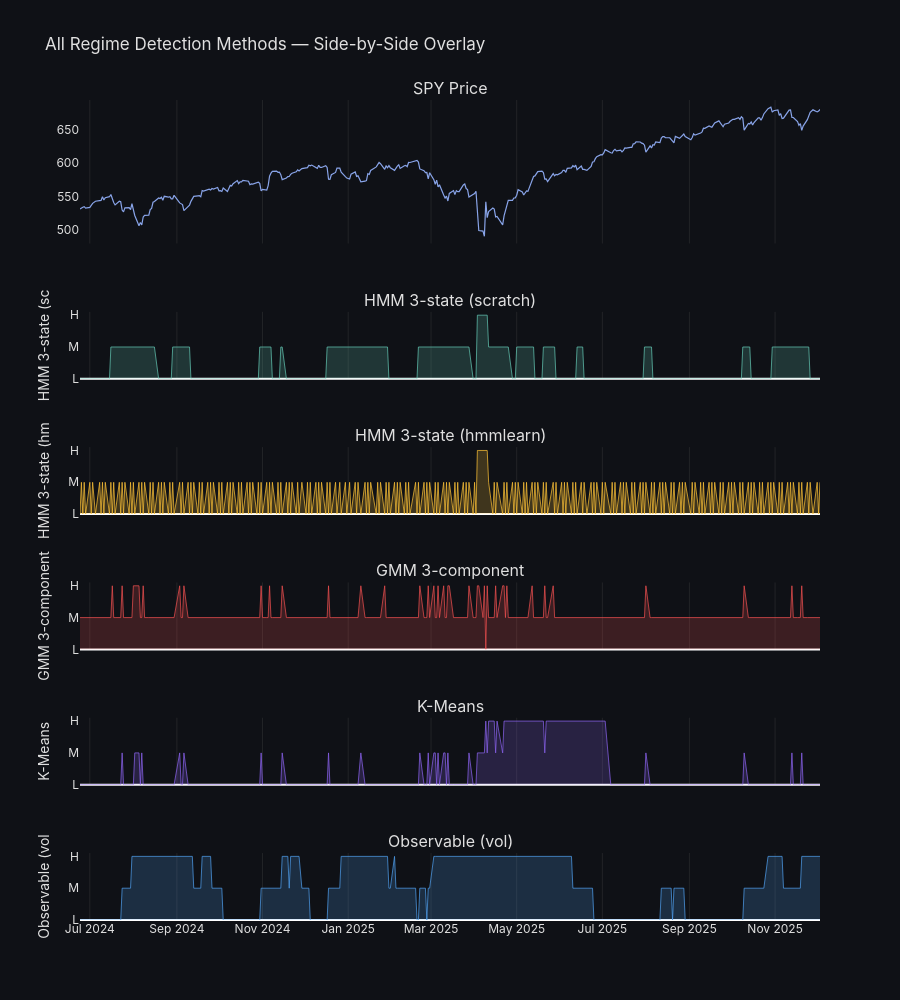

Notebook cell for this chart:
### Markdown cell above
## 8. Regime Overlay — All Methods on Same Chart

### Code cell
fig = make_subplots(rows=len(all_labels)+1, cols=1, shared_xaxes=True,
                    subplot_titles=["SPY Price"] + list(all_labels.keys()),
                    row_heights=[0.3] + [0.14]*len(all_labels))

fig.add_trace(go.Scatter(x=df_train.index, y=df_train["Close"],
    line=dict(color="rgba(150,180,255,0.9)", width=1.2), name="SPY"), row=1, col=1)

for row_idx, (name, lab) in enumerate(all_labels.items(), start=2):
    fig.add_trace(go.Scatter(
        x=df_train.index, y=lab.astype(float),
        name=name, mode="lines",
        line=dict(color=colours_bar[(row_idx-2)%5], width=0.9),
        fill="tozeroy",
        fillcolor=colours_bar[(row_idx-2)%5].replace("0.8","0.2"),
    ), row=row_idx, col=1)
    fig.update_yaxes(title_text=name[:15], tickvals=[0,1,2],
                     ticktext=["L","M","H"], row=row_idx, col=1)

fig.update_layout(title="All Regime Detection Methods — Side-by-Side Overlay",
                  height=1000, showlegend=False, **_DARK_LAYOUT)
fig.update_xaxes(showgrid=True, gridcolor="rgba(80,80,80,0.3)")
fig.update_yaxes(showgrid=False)
fig.show()

### Figure 1 — Plotly figure (JSON) as saved in the notebook; plotly's stock layout.template omitted (floating-point values rounded to 4 significant figures; data arrays with more than 128 entries replaced by an {"elided": "..."} marker saying what was removed)
{"data": [{"line": {"color": "rgba(150,180,255,0.9)", "width": 1.2}, "name": "SPY", "type": "scatter", "x": {"elided": "364 str values"}, "xaxis": "x", "y": {"elided": "364 float values"}, "yaxis": "y"}, {"fill": "tozeroy", "fillcolor": "rgba(99,200,180,0.2)", "line": {"color": "rgba(99,200,180,0.8)", "width": 0.9}, "mode": "lines", "name": "HMM 3-state (scratch)", "type": "scatter", "x": {"elided": "364 str values"}, "xaxis": "x2", "y": {"elided": "364 float values"}, "yaxis": "y2"}, {"fill": "tozeroy", "fillcolor": "rgba(255,195,55,0.2)", "line": {"color": "rgba(255,195,55,0.8)", "width": 0.9}, "mode": "lines", "name": "HMM 3-state (hmmlearn)", "type": "scatter", "x": {"elided": "364 str values"}, "xaxis": "x3", "y": {"elided": "364 float values"}, "yaxis": "y3"}, {"fill": "tozeroy", "fillcolor": "rgba(240,80,80,0.2)", "line": {"color": "rgba(240,80,80,0.8)", "width": 0.9}, "mode": "lines", "name": "GMM 3-component", "type": "scatter", "x": {"elided": "364 str values"}, "xaxis": "x4", "y": {"elided": "364 float values"}, "yaxis": "y4"}, {"fill": "tozeroy", "fillcolor": "rgba(140,100,240,0.2)", "line": {"color": "rgba(140,100,240,0.8)", "width": 0.9}, "mode": "lines", "name": "K-Means", "type": "scatter", "x": {"elided": "364 str values"}, "xaxis": "x5", "y": {"elided": "364 float values"}, "yaxis": "y5"}, {"fill": "tozeroy", "fillcolor": "rgba(80,160,240,0.2)", "line": {"color": "rgba(80,160,240,0.8)", "width": 0.9}, "mode": "lines", "name": "Observable (vol)", "type": "scatter", "x": {"elided": "364 str values"}, "xaxis": "x6", "y": {"elided": "364 float values"}, "yaxis": "y6"}], "layout": {"annotations": [{"font": {"size": 16}, "showarrow": false, "text": "SPY Price", "x": 0.5, "xanchor": "center", "xref": "paper", "y": 1, "yanchor": "bottom", "yref": "paper"}, {"font": {"size": 16}, "showarrow": false, "text": "HMM 3-state (scratch)", "x": 0.5, "xanchor": "center", "xref": "paper", "y": 0.7417, "yanchor": "bottom", "yref": "paper"}, {"font": {"size": 16}, "showarrow": false, "text": "HMM 3-state (hmmlearn)", "x": 0.5, "xanchor": "center", "xref": "paper", "y": 0.5767, "yanchor": "bottom", "yref": "paper"}, {"font": {"size": 16}, "showarrow": false, "text": "GMM 3-component", "x": 0.5, "xanchor": "center", "xref": "paper", "y": 0.4117, "yanchor": "bottom", "yref": "paper"}, {"font": {"size": 16}, "showarrow": false, "text": "K-Means", "x": 0.5, "xanchor": "center", "xref": "paper", "y": 0.2467, "yanchor": "bottom", "yref": "paper"}, {"font": {"size": 16}, "showarrow": false, "text": "Observable (vol)", "x": 0.5, "xanchor": "center", "xref": "paper", "y": 0.08167, "yanchor": "bottom", "yref": "paper"}], "font": {"color": "#e0e0e0", "family": "Inter, Arial, sans-serif"}, "height": 1000, "legend": {"bgcolor": "rgba(30,30,40,0.8)", "bordercolor": "rgba(80,80,80,0.5)", "borderwidth": 1}, "paper_bgcolor": "rgba(15,17,22,1)", "plot_bgcolor": "rgba(15,17,22,1)", "showlegend": false, "title": {"text": "All Regime Detection Methods — Side-by-Side Overlay"}, "xaxis": {"anchor": "y", "domain": [0, 1], "gridcolor": "rgba(80,80,80,0.3)", "matches": "x6", "showgrid": true, "showticklabels": false, "zeroline": false}, "xaxis2": {"anchor": "y2", "domain": [0, 1], "gridcolor": "rgba(80,80,80,0.3)", "matches": "x6", "showgrid": true, "showticklabels": false}, "xaxis3": {"anchor": "y3", "domain": [0, 1], "gridcolor": "rgba(80,80,80,0.3)", "matches": "x6", "showgrid": true, "showticklabels": false}, "xaxis4": {"anchor": "y4", "domain": [0, 1], "gridcolor": "rgba(80,80,80,0.3)", "matches": "x6", "showgrid": true, "showticklabels": false}, "xaxis5": {"anchor": "y5", "domain": [0, 1], "gridcolor": "rgba(80,80,80,0.3)", "matches": "x6", "showgrid": true, "showticklabels": false}, "xaxis6": {"anchor": "y6", "domain": [0, 1], "gridcolor": "rgba(80,80,80,0.3)", "showgrid": true}, "yaxis": {"anchor": "x", "domain": [0.825, 1], "gridcolor": "rgba(80,80,80,0.3)", "showgrid": false, "zeroline": false}, "yaxis2": {"anchor": "x2", "domain": [0.66, 0.7417], "showgrid": false, "ticktext": ["L", "M", "H"], "tickvals": [0, 1, 2], "title": {"text": "HMM 3-state (sc"}}, "yaxis3": {"anchor": "x3", "domain": [0.495, 0.5767], "showgrid": false, "ticktext": ["L", "M", "H"], "tickvals": [0, 1, 2], "title": {"text": "HMM 3-state (hm"}}, "yaxis4": {"anchor": "x4", "domain": [0.33, 0.4117], "showgrid": false, "ticktext": ["L", "M", "H"], "tickvals": [0, 1, 2], "title": {"text": "GMM 3-component"}}, "yaxis5": {"anchor": "x5", "domain": [0.165, 0.2467], "showgrid": false, "ticktext": ["L", "M", "H"], "tickvals": [0, 1, 2], "title": {"text": "K-Means"}}, "yaxis6": {"anchor": "x6", "domain": [0, 0.08167], "showgrid": false, "ticktext": ["L", "M", "H"], "tickvals": [0, 1, 2], "title": {"text": "Observable (vol"}}}}
